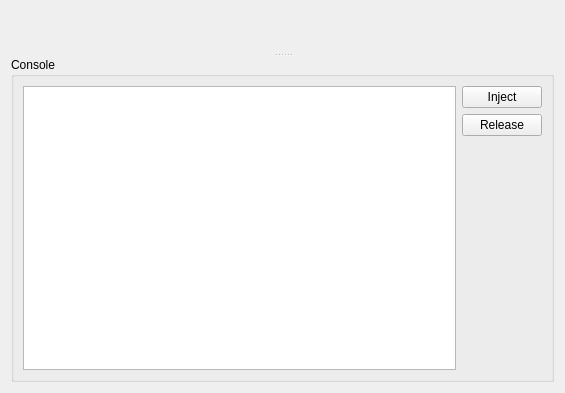
<?xml version="1.0" encoding="UTF-8"?>
<ui version="4.0">
 <class>EditorPage</class>
 <widget class="QWidget" name="EditorPage">
  <property name="geometry">
   <rect>
    <x>0</x>
    <y>0</y>
    <width>565</width>
    <height>393</height>
   </rect>
  </property>
  <property name="windowTitle">
   <string/>
  </property>
  <layout class="QVBoxLayout" name="verticalLayout_3">
   <item>
    <widget class="QSplitter" name="Splitter_">
     <property name="orientation">
      <enum>Qt::Vertical</enum>
     </property>
     <widget class="QsciScintilla" name="TextEditor_">
      <property name="toolTip">
       <string/>
      </property>
      <property name="whatsThis">
       <string/>
      </property>
     </widget>
     <widget class="QGroupBox" name="ConsoleBox_">
      <property name="title">
       <string>Console</string>
      </property>
      <layout class="QVBoxLayout" name="verticalLayout_2">
       <item>
        <layout class="QHBoxLayout" name="horizontalLayout">
         <item>
          <widget class="QPlainTextEdit" name="Console_"/>
         </item>
         <item>
          <layout class="QVBoxLayout" name="verticalLayout">
           <item>
            <widget class="QPushButton" name="Inject_">
             <property name="text">
              <string>Inject</string>
             </property>
            </widget>
           </item>
           <item>
            <widget class="QPushButton" name="Release_">
             <property name="text">
              <string>Release</string>
             </property>
            </widget>
           </item>
           <item>
            <spacer name="verticalSpacer">
             <property name="orientation">
              <enum>Qt::Vertical</enum>
             </property>
             <property name="sizeHint" stdset="0">
              <size>
               <width>20</width>
               <height>40</height>
              </size>
             </property>
            </spacer>
           </item>
          </layout>
         </item>
        </layout>
       </item>
      </layout>
     </widget>
    </widget>
   </item>
  </layout>
  <action name="ActionNew_">
   <property name="text">
    <string>New</string>
   </property>
   <property name="shortcut">
    <string>Ctrl+N</string>
   </property>
   <property name="ActionIcon" stdset="0">
    <string notr="true">documentnew</string>
   </property>
  </action>
  <action name="ActionOpen_">
   <property name="text">
    <string>Open</string>
   </property>
   <property name="shortcut">
    <string>Ctrl+O</string>
   </property>
   <property name="ActionIcon" stdset="0">
    <string notr="true">documentopen</string>
   </property>
  </action>
  <action name="ActionSave_">
   <property name="text">
    <string>Save</string>
   </property>
   <property name="shortcut">
    <string>Ctrl+S</string>
   </property>
   <property name="ActionIcon" stdset="0">
    <string notr="true">documentsave</string>
   </property>
  </action>
  <action name="ActionSaveAs_">
   <property name="text">
    <string>Save as...</string>
   </property>
   <property name="shortcut">
    <string>Ctrl+Shift+S</string>
   </property>
   <property name="ActionIcon" stdset="0">
    <string notr="true">documentsaveas</string>
   </property>
  </action>
  <action name="ActionShowEOL_">
   <property name="checkable">
    <bool>true</bool>
   </property>
   <property name="text">
    <string>Show end of lines</string>
   </property>
  </action>
  <action name="ActionShowCaretLine_">
   <property name="checkable">
    <bool>true</bool>
   </property>
   <property name="checked">
    <bool>true</bool>
   </property>
   <property name="text">
    <string>Show caret line</string>
   </property>
  </action>
  <action name="ActionWSInvisible_">
   <property name="checkable">
    <bool>true</bool>
   </property>
   <property name="checked">
    <bool>true</bool>
   </property>
   <property name="text">
    <string>Invisible</string>
   </property>
  </action>
  <action name="ActionWSVisible_">
   <property name="checkable">
    <bool>true</bool>
   </property>
   <property name="text">
    <string>Always visible</string>
   </property>
   <property name="toolTip">
    <string>Always visible</string>
   </property>
  </action>
  <action name="ActionWSVisibleAfterIndent_">
   <property name="checkable">
    <bool>true</bool>
   </property>
   <property name="text">
    <string>Visible after indent</string>
   </property>
  </action>
  <action name="ActionAutoIndent_">
   <property name="checkable">
    <bool>true</bool>
   </property>
   <property name="text">
    <string>Automatic indentation</string>
   </property>
  </action>
  <action name="ActionShowLineNumbers_">
   <property name="checkable">
    <bool>true</bool>
   </property>
   <property name="text">
    <string>Show line numbers</string>
   </property>
  </action>
  <action name="ActionEnableFolding_">
   <property name="checkable">
    <bool>true</bool>
   </property>
   <property name="checked">
    <bool>true</bool>
   </property>
   <property name="text">
    <string>Enable folding</string>
   </property>
  </action>
 </widget>
 <customwidgets>
  <customwidget>
   <class>QsciScintilla</class>
   <extends>QFrame</extends>
   <header>Qsci/qsciscintilla.h</header>
  </customwidget>
 </customwidgets>
 <resources/>
 <connections/>
</ui>
